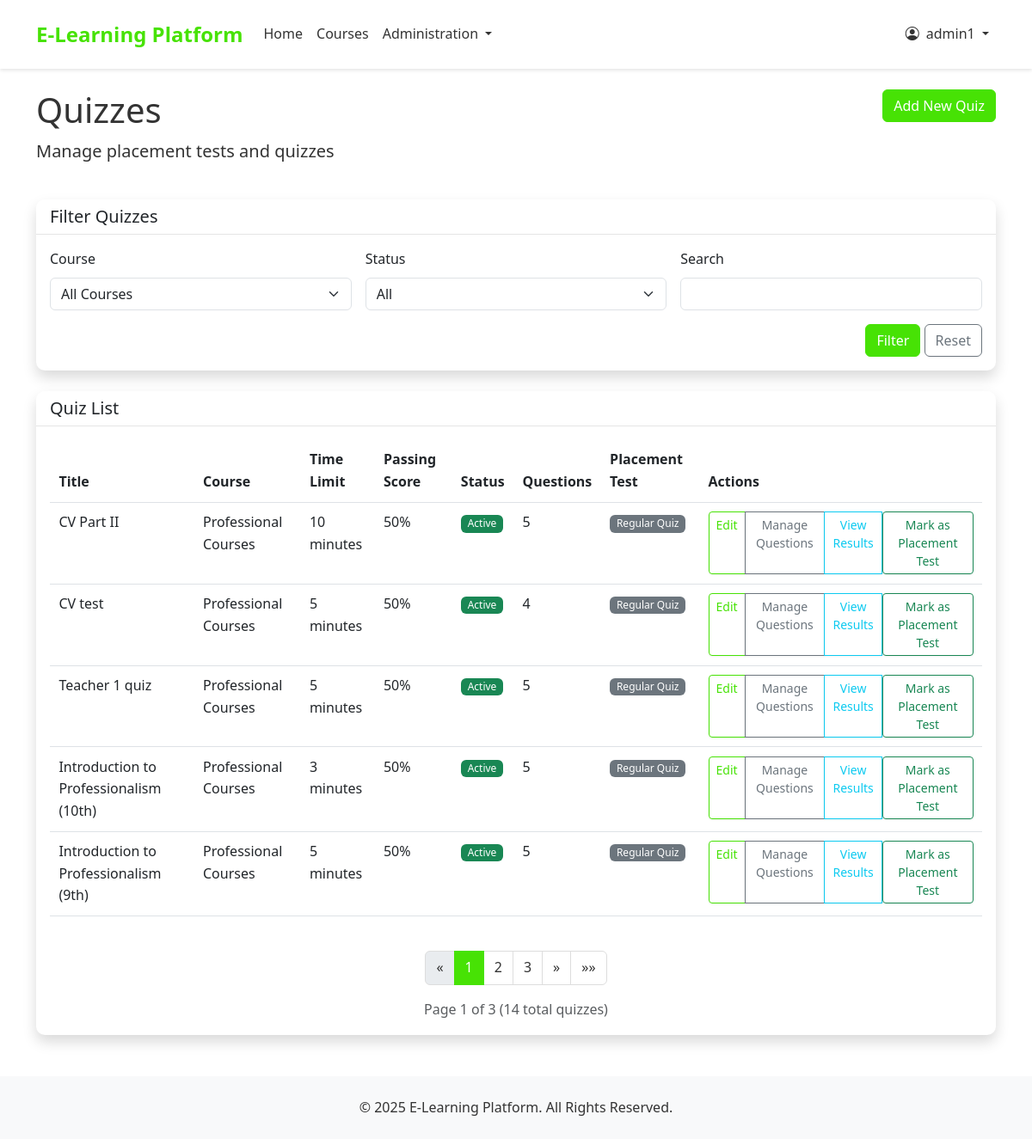
Page /quizzes/ (signed in) on the committed database.
### accounts/models.py (models this page shows, shortened)
class User(AbstractUser):
    USER_TYPE_CHOICES = (
        ('student', 'Student'),
        ('teacher', 'Teacher'),
        ('admin', 'Admin'),
    )
    user_type = models.CharField(max_length=10, choices=USER_TYPE_CHOICES, default='student')
    phone_number = models.CharField(max_length=15, blank=True, null=True)
    is_active = models.BooleanField(default=True)
    created_at = models.DateTimeField(auto_now_add=True)
    updated_at = models.DateTimeField(auto_now=True)
    is_organization = models.BooleanField(default=False)
    company_name = models.CharField(max_length=255, blank=True, null=True)
    contact_person = models.CharField(max_length=255, blank=True, null=True)
    number_of_trainees = models.PositiveIntegerField(default=0)
    start_date = models.DateField(blank=True, null=True)
    end_date = models.DateField(blank=True, null=True)
    student_id = models.CharField(max_length=5, blank=True, null=True, unique=True)
    def is_student(self):
        return self.user_type == 'student'

### quizzes/models.py (models this page shows, shortened)
class Quiz(models.Model):
    course = models.ForeignKey(Course, on_delete=models.CASCADE, related_name='quizzes')
    title = models.CharField(max_length=255)
    description = models.TextField(blank=True, null=True)
    is_placement_test = models.BooleanField(default=False)
    time_limit = models.PositiveIntegerField(default=30, help_text="Time limit in minutes")
    passing_score = models.PositiveIntegerField(default=60, help_text="Passing score in percentage")
    is_active = models.BooleanField(default=True)
    created_at = models.DateTimeField(auto_now_add=True)

### courses/models.py (models this page shows, shortened)
class Course(models.Model):
    title = models.CharField(max_length=200)
    slug = models.SlugField(max_length=200, unique=True, blank=True)
    description = models.TextField()
    overview = models.TextField(blank=True, null=True)
    placement_test_price = models.DecimalField(max_digits=6, decimal_places=2)
    is_active = models.BooleanField(default=True)
    created_at = models.DateTimeField(auto_now_add=True)
    updated_at = models.DateTimeField(auto_now=True)

### quizzes/views.py (the view)
# urls.py: path('', views.quiz_list, name='quiz_list'),
@login_required
@user_passes_test(is_teacher_or_admin)
def quiz_list(request):
    from django.core.paginator import Paginator, EmptyPage, PageNotAnInteger
    quizzes = Quiz.objects.all().select_related('course')
    courses = Course.objects.all()
    course_id = request.GET.get('course')
    active = request.GET.get('active')
    search = request.GET.get('search')
    if course_id:
        quizzes = quizzes.filter(course_id=course_id)
    if active == 'true':
        quizzes = quizzes.filter(is_active=True)
    elif active == 'false':
        quizzes = quizzes.filter(is_active=False)
    if search:
        quizzes = quizzes.filter(title__icontains=search)
    quizzes = quizzes.order_by('-created_at')
    paginator = Paginator(quizzes, 5)
    page = request.GET.get('page', 1)
    try:
        quizzes_page = paginator.page(page)
    except PageNotAnInteger:
        quizzes_page = paginator.page(1)
    except EmptyPage:
        quizzes_page = paginator.page(paginator.num_pages)
    return render(request, 'quizzes/quiz_list.html', {
        'quizzes': quizzes_page,
        'courses': courses
    })

### templates/quizzes/quiz_list.html (shortened to what this page needs)
{% extends 'base.html' %}
{% block content %}
<div class="row mb-4">
    <div class="col-md-8">
        <h1>Quizzes</h1>
        <p class="lead">Manage placement tests and quizzes</p>
    </div>
    <div class="col-md-4 text-end">
        <a href="{% url 'quiz_create' %}" class="btn btn-primary">Add New Quiz</a>
    </div>
</div>
<div class="row mb-4">
    <div class="col-12">
        <div class="card shadow">
            <div class="card-header bg-white">
                <h5 class="mb-0">Filter Quizzes</h5>
            </div>
            <div class="card-body">
                <form method="get" class="row g-3">
                    <div class="col-md-4">
                        <label for="course" class="form-label">Course</label>
                        <select class="form-select" id="course" name="course">
                            <option value="">All Courses</option>
                        </select>
                    </div>
                    <div class="col-md-4">
                        <label for="active" class="form-label">Status</label>
                        <select class="form-select" id="active" name="active">
                            <option value="">All</option>
                        </select>
                    </div>
                    <div class="col-md-4">
                        <label for="search" class="form-label">Search</label>
                        <input type="text" class="form-control" id="search" name="search" value="{{ request.GET.search|default:'' }}">
                    </div>
                    <div class="col-12 text-end">
                        <button type="submit" class="btn btn-primary">Filter</button>
                        <a href="{% url 'quiz_list' %}" class="btn btn-outline-secondary">Reset</a>
                    </div>
                </form>
            </div>
        </div>
    </div>
</div>
<div class="row">
    <div class="col-12">
        <div class="card shadow">
            <div class="card-header bg-white">
                <h5 class="mb-0">Quiz List</h5>
            </div>
            <div class="card-body">
                {% if quizzes %}
                    <div class="table-responsive">
                        <table class="table">
                            <thead>
                                <tr>
                                    <th>Title</th>
                                    <th>Course</th>
                                    <th>Time Limit</th>
                                    <th>Passing Score</th>
                                    <th>Status</th>
                                    <th>Questions</th>
                                    <th>Placement Test</th>
                                    <th>Actions</th>
                                </tr>
                            </thead>
                            <tbody>
                                {% for quiz in quizzes %}
                                    <tr>
                                        <td>{{ quiz.title }}</td>
                                        <td>{{ quiz.course.title }}</td>
                                        <td>{{ quiz.time_limit }} minutes</td>
                                        <td>{{ quiz.passing_score }}%</td>
                                        <td>
                                            {% if quiz.is_active %}
                                                <span class="badge bg-success">Active</span>
                                            {% else %}
                                                <span class="badge bg-danger">Inactive</span>
                                            {% endif %}
                                        </td>
                                        <td>{{ quiz.quiz_questions.count }}</td>
                                        <td>
                                            {% if quiz.is_placement_test %}
                                                <span class="badge bg-primary">Placement Test</span>
                                            {% else %}
                                                <span class="badge bg-secondary">Regular Quiz</span>
                                            {% endif %}
                                        </td>
                                        <td>
                                            <div class="btn-group">
                                                <a href="{% url 'quiz_update' quiz.id %}" class="btn btn-sm btn-outline-primary">Edit</a>
                                                <a href="{% url 'quiz_questions' quiz.id %}" class="btn btn-sm btn-outline-secondary">Manage Questions</a>
                                                <a href="{% url 'quiz_results_admin' quiz.id %}" class="btn btn-sm btn-outline-info">View Results</a>
                                                {% if request.user.is_staff or request.user.is_superuser %}
                                                    <form method="post" action="{% url 'toggle_placement_test' quiz.id %}" class="d-inline">
                                                        {% if quiz.is_placement_test %}
                                                            <button type="submit" class="btn btn-sm btn-outline-danger" onclick="return confirm('Are you sure you want to unmark this quiz as placement test?')">Unmark as Placement Test</button>
                                                        {% else %}
                                                            <button type="submit" class="btn btn-sm btn-outline-success" onclick="return confirm('Are you sure you want to mark this quiz as placement test? This will unmark any existing placement test for this course.')">Mark as Placement Test</button>
                                                        {% endif %}
                                                    </form>
                                                {% endif %}
                                            </div>
                                        </td>
                                    </tr>
                                {% endfor %}
                            </tbody>
                        </table>
                    </div>
                    {% if quizzes.has_other_pages %}
                    <nav aria-label="Quiz list pagination" class="mt-4">
                        <ul class="pagination justify-content-center">
                            {% if quizzes.has_previous %}
                            <li class="page-item">
                                <a class="page-link" href="?page=1{% if request.GET.course %}&course={{ request.GET.course }}{% endif %}{% if request.GET.active %}&active={{ request.GET.active }}{% endif %}{% if request.GET.search %}&search={{ request.GET.search }}{% endif %}" aria-label="First">
                                    <span aria-hidden="true">&laquo;&laquo;</span>
                                </a>
                            </li>
                            <li class="page-item">
                                <a class="page-link" href="?page={{ quizzes.previous_page_number }}{% if request.GET.course %}&course={{ request.GET.course }}{% endif %}{% if request.GET.active %}&active={{ request.GET.active }}{% endif %}{% if request.GET.search %}&search={{ request.GET.search }}{% endif %}" aria-label="Previous">
                                    <span aria-hidden="true">&laquo;</span>
                                </a>
                            </li>
                            {% else %}
                            <li class="page-item disabled">
                                <span class="page-link" aria-hidden="true">&laquo;</span>
                            </li>
                            {% endif %}
                            {% for i in quizzes.paginator.page_range %}
                                {% if quizzes.number == i %}
                                <li class="page-item active">
                                    <span class="page-link">{{ i }}</span>
                                </li>
                                {% elif i > quizzes.number|add:'-3' and i < quizzes.number|add:'3' %}
                                <li class="page-item">
                                    <a class="page-link" href="?page={{ i }}">{{ i }}</a>
                                </li>
                                {% endif %}
                            {% endfor %}
                            {% if quizzes.has_next %}
                            <li class="page-item">
                                <a class="page-link" href="?page={{ quizzes.next_page_number }}" aria-label="Next">
                                    <span aria-hidden="true">&raquo;</span>
                                </a>
                            </li>
                            <li class="page-item">
                                <a class="page-link" href="?page={{ quizzes.paginator.num_pages }}" aria-label="Last">
                                    <span aria-hidden="true">&raquo;&raquo;</span>
                                </a>
                            </li>
                            {% else %}
                            <li class="page-item disabled">
                                <span class="page-link" aria-hidden="true">&raquo;</span>
                            </li>
                            {% endif %}
                        </ul>
                        <div class="text-center mt-2 text-muted">
                            Page {{ quizzes.number }} of {{ quizzes.paginator.num_pages }} ({{ quizzes.paginator.count }} total quizzes)
                        </div>
                    </nav>
                    {% endif %}
                {% else %}
                    <div class="alert alert-info">
                        <p class="mb-0">No quizzes found. {% if request.GET %}Try different filter options or {% endif %}<a href="{% url 'quiz_create' %}" class="alert-link">create a new quiz</a>.</p>
                    </div>
                {% endif %}
            </div>
        </div>
    </div>
</div>
{% endblock %}

### templates/base.html (shortened to what this page needs)
{% load static %}
<!DOCTYPE html>
<html lang="en">
<head>
    <link href="https://cdn.jsdelivr.net/npm/bootstrap@5.3.0-alpha1/dist/css/bootstrap.min.css" rel="stylesheet">
    <link rel="stylesheet" href="https://cdn.jsdelivr.net/npm/bootstrap-icons@1.10.0/font/bootstrap-icons.css">
    <link rel="stylesheet" href="{% static 'css/style.css' %}">
</head>
<body>
    <nav class="navbar navbar-expand-lg navbar-light sticky-top">
        <div class="container">
            <a class="navbar-brand" href="{% url 'home' %}">E-Learning Platform</a>
            <div class="collapse navbar-collapse" id="navbarNav">
                <ul class="navbar-nav me-auto">
                    <li class="nav-item">
                        <a class="nav-link {% if request.path == '/' %}active{% endif %}" href="{% url 'home' %}">Home</a>
                    </li>
                    <li class="nav-item">
                        <a class="nav-link {% if '/courses/' in request.path %}active{% endif %}" href="{% url 'course_list' %}">Courses</a>
                    </li>
                    {% if user.is_authenticated %}
                        {% if user.is_staff or user.is_superuser %}
                            <li class="nav-item dropdown">
                                <a class="nav-link dropdown-toggle" href="#" role="button" data-bs-toggle="dropdown">
                                    Administration
                                </a>
                            </li>
                        {% elif user.is_teacher %}
                            <li class="nav-item">
                                <a class="nav-link {% if '/events/' in request.path %}active{% endif %}" href="{% url 'view_events' %}">Events</a>
                            </li>
                        {% endif %}
                    {% endif %}
                </ul>
                <ul class="navbar-nav ms-auto">
                    {% if user.is_authenticated %}
                        <li class="nav-item dropdown">
                            <a class="nav-link dropdown-toggle" href="#" role="button" data-bs-toggle="dropdown">
                                <i class="bi bi-person-circle me-1"></i> {{ user.get_full_name|default:user.username }}
                            </a>
                        </li>
                    {% endif %}
                </ul>
            </div>
        </div>
    </nav>
    <main class="container mt-4">
        {% block content %}{% endblock %}
    </main>
    <footer class="footer">
        <div class="container text-center">
            <p class="mb-0">&copy; {% now "Y" %} E-Learning Platform. All Rights Reserved.</p>
        </div>
    </footer>
</body>
</html>

### rows in the picture
User: get_full_name "admin1"
Quiz: title "CV Part II", course "Professional Courses", time_limit "10", passing_score "50", is_active "Active", quiz_questions.count "5", is_placement_test "Regular Quiz"
Quiz: title "CV test", course "Professional Courses", time_limit "5", passing_score "50", is_active "Active", quiz_questions.count "4", is_placement_test "Regular Quiz"
Quiz: title "Teacher 1 quiz", course "Professional Courses", time_limit "5", passing_score "50", is_active "Active", quiz_questions.count "5", is_placement_test "Regular Quiz"
Quiz: title "Introduction to Professionalism (10th)", course "Professional Courses", time_limit "3", passing_score "50", is_active "Active", quiz_questions.count "5", is_placement_test "Regular Quiz"
Quiz: title "Introduction to Professionalism (9th)", course "Professional Courses", time_limit "5", passing_score "50", is_active "Active", quiz_questions.count "5", is_placement_test "Regular Quiz"

### other values in the picture
{{ i }} "1"
{{ i }} "2" "3"
{{ quizzes.number }} "1"
{{ quizzes.paginator.num_pages }} "3"
{{ quizzes.paginator.count }} "14"
